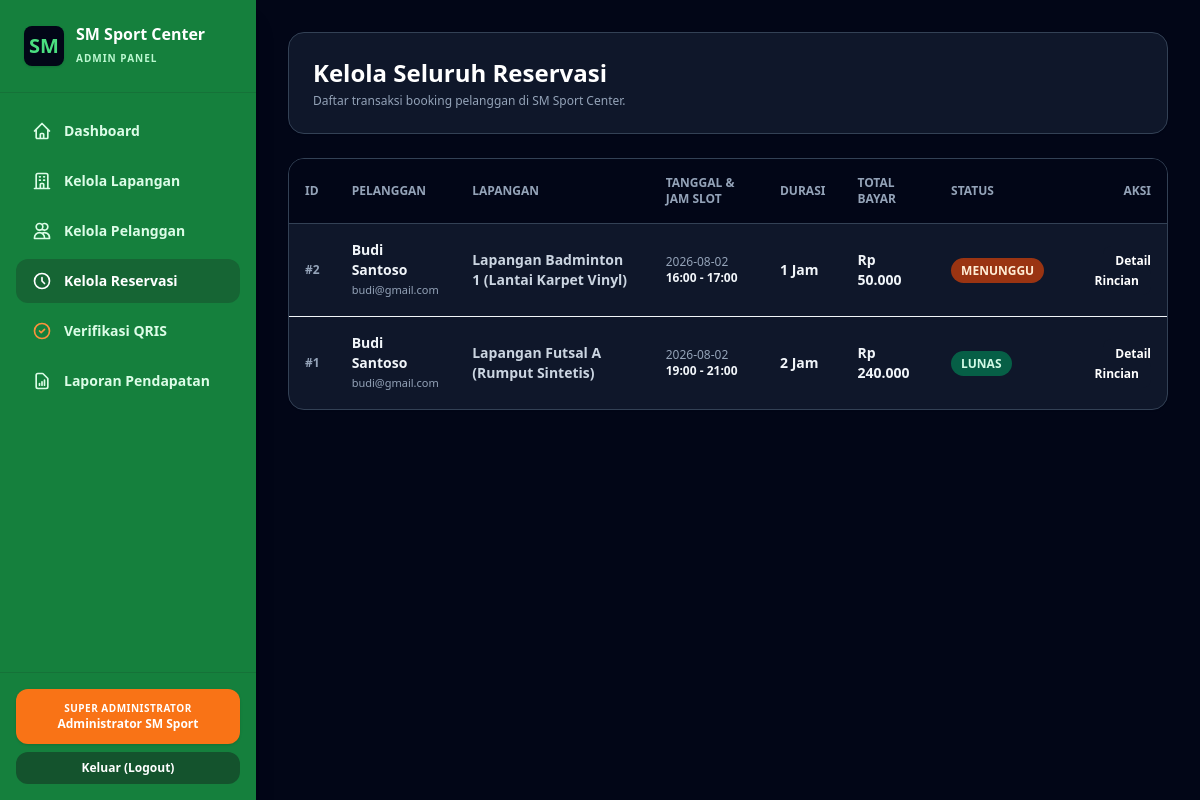
Screenshot of /admin/reservasi/index.php (signed in) with the database file from the repository.
### tables this page shows
CREATE TABLE IF NOT EXISTS `reservasi` (
  `id` INT AUTO_INCREMENT PRIMARY KEY,
  `user_id` INT NOT NULL,
  `lapangan_id` INT NOT NULL,
  `tanggal` DATE NOT NULL,
  `jam_mulai` TIME NOT NULL,
  `jam_selesai` TIME NOT NULL,
  `durasi` INT NOT NULL,
  `total_bayar` DECIMAL(10,2) NOT NULL,
  `status` ENUM('menunggu','lunas','dibatalkan') NOT NULL DEFAULT 'menunggu',
  `bukti_bayar` VARCHAR(255) DEFAULT NULL,
  `catatan` TEXT DEFAULT NULL,
  `created_at` TIMESTAMP DEFAULT CURRENT_TIMESTAMP,
  FOREIGN KEY (`user_id`) REFERENCES `users`(`id`) ON DELETE CASCADE,
  FOREIGN KEY (`lapangan_id`) REFERENCES `lapangan`(`id`) ON DELETE CASCADE
);

CREATE TABLE IF NOT EXISTS `users` (
  `id` INT AUTO_INCREMENT PRIMARY KEY,
  `nama` VARCHAR(100) NOT NULL,
  `email` VARCHAR(100) NOT NULL UNIQUE,
  `password` VARCHAR(255) NOT NULL,
  `role` ENUM('admin','pelanggan') NOT NULL DEFAULT 'pelanggan',
  `no_hp` VARCHAR(20) DEFAULT NULL,
  `created_at` TIMESTAMP DEFAULT CURRENT_TIMESTAMP
);

CREATE TABLE IF NOT EXISTS `lapangan` (
  `id` INT AUTO_INCREMENT PRIMARY KEY,
  `nama` VARCHAR(100) NOT NULL,
  `jenis` ENUM('futsal','badminton') NOT NULL,
  `harga_per_jam` DECIMAL(10,2) NOT NULL,
  `deskripsi` TEXT,
  `status` ENUM('aktif','nonaktif') NOT NULL DEFAULT 'aktif'
);

### admin/reservasi/index.php (the view, shortened to what this page needs)
<?php
require_once '../../config/database.php';
$stmt = $pdo->query("
    SELECT r.*, u.nama AS pelanggan_nama, u.email AS pelanggan_email, l.nama AS lapangan_nama
    FROM reservasi r
    JOIN users u ON r.user_id = u.id
    JOIN lapangan l ON r.lapangan_id = l.id
    ORDER BY r.id DESC
");
$reservasis = $stmt->fetchAll();
?>
<!DOCTYPE html>
<html lang="id">
<head>
    <script src="https://cdn.tailwindcss.com"></script>
</head>
<body class="bg-slate-950 font-sans min-h-screen flex">
    <?php include '../../includes/navbar_admin.php'; ?>
    <main class="flex-1 p-8 space-y-6 overflow-y-auto">
        <div class="bg-slate-900 p-6 rounded-2xl border border-slate-700 shadow-sm flex items-center justify-between">
            <div>
                <h1 class="text-2xl font-black text-white">Kelola Seluruh Reservasi</h1>
                <p class="text-xs text-slate-400 mt-1">Daftar transaksi booking pelanggan di SM Sport Center.</p>
            </div>
        </div>
        <div class="bg-slate-900 rounded-2xl border border-slate-700 shadow-sm overflow-hidden">
            <table class="w-full text-left text-sm">
                <thead>
                    <tr class="bg-slate-950 border-b border-slate-700 text-slate-400 text-xs font-bold uppercase">
                        <th class="p-4">ID</th>
                        <th class="p-4">Pelanggan</th>
                        <th class="p-4">Lapangan</th>
                        <th class="p-4">Tanggal & Jam Slot</th>
                        <th class="p-4">Durasi</th>
                        <th class="p-4">Total Bayar</th>
                        <th class="p-4">Status</th>
                        <th class="p-4 text-right">Aksi</th>
                    </tr>
                </thead>
                <tbody class="divide-y divide-slate-100">
                    <?php foreach ($reservasis as $r): ?>
                        <tr class="hover:bg-slate-800 transition">
                            <td class="p-4 text-xs font-bold text-slate-400">#<?= $r['id'] ?></td>
                            <td class="p-4">
                                <p class="font-bold text-slate-100"><?= htmlspecialchars($r['pelanggan_nama']) ?></p>
                                <p class="text-[11px] text-slate-400"><?= htmlspecialchars($r['pelanggan_email']) ?></p>
                            </td>
                            <td class="p-4 text-slate-300 font-semibold"><?= htmlspecialchars($r['lapangan_nama']) ?></td>
                            <td class="p-4 text-xs text-slate-400 font-medium">
                                <?= $r['tanggal'] ?><br>
                                <span class="font-bold text-slate-100"><?= substr($r['jam_mulai'], 0, 5) ?> - <?= substr($r['jam_selesai'], 0, 5) ?></span>
                            </td>
                            <td class="p-4 font-bold text-slate-100"><?= $r['durasi'] ?> Jam</td>
                            <td class="p-4 font-black text-slate-100">Rp <?= number_format($r['total_bayar'], 0, ',', '.') ?></td>
                            <td class="p-4">
                                <span class="px-2.5 py-1 rounded-full text-xs font-bold uppercase <?= $r['status'] === 'lunas' ? 'bg-emerald-800 text-emerald-100' : ($r['status'] === 'dibatalkan' ? 'bg-rose-800 text-rose-100' : 'bg-orange-800 text-orange-100') ?>">
                                    <?= strtoupper($r['status']) ?>
                                </span>
                            </td>
                            <td class="p-4 text-right">
                                <a href="detail.php?id=<?= $r['id'] ?>" class="px-3 py-1.5 bg-slate-900 text-white hover:bg-green-700 rounded-lg text-xs font-bold transition">
                                    Detail Rincian
                                </a>
                            </td>
                        </tr>
                    <?php endforeach; ?>
                </tbody>
            </table>
        </div>
    </main>
</body>
</html>

### rows the page displays
reservasi: id "2", user.nama "Budi Santoso", user.email "budi@gmail.com", lapangan.nama "Lapangan Badminton 1 (Lantai Karpet Vinyl)", tanggal "2026-08-02", jam_mulai "16:00", jam_selesai "17:00", durasi "1", total_bayar "50.000", status "MENUNGGU"
reservasi: id "1", user.nama "Budi Santoso", user.email "budi@gmail.com", lapangan.nama "Lapangan Futsal A (Rumput Sintetis)", tanggal "2026-08-02", jam_mulai "19:00", jam_selesai "21:00", durasi "2", total_bayar "240.000", status "LUNAS"

### other values shown
$_SESSION['nama'] "Administrator SM Sport"
